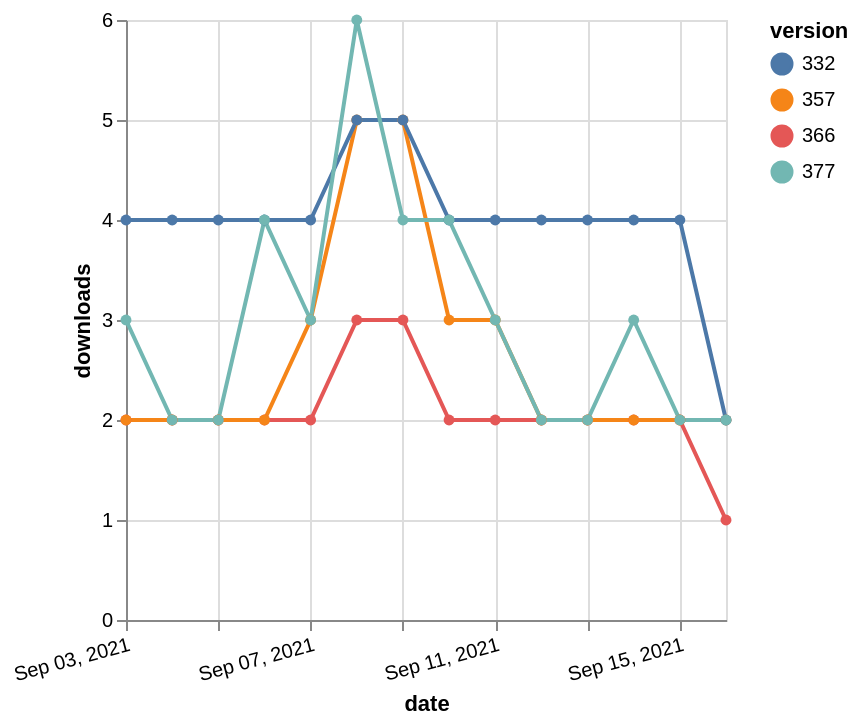

Vega-Lite specification stored for this chart:
### Vega-Lite specification from a JSON file in a GitHub repository (floating-point values rounded to 4 significant figures)
{"$schema": "https://vega.github.io/schema/vega-lite/v5.json", "description": "A simple bar chart with embedded data.", "data": {"values": [{"date": "2021-09-03", "total": 2428, "delta": 2, "version": "366"}, {"date": "2021-09-04", "total": 2430, "delta": 2, "version": "366"}, {"date": "2021-09-05", "total": 2432, "delta": 2, "version": "366"}, {"date": "2021-09-06", "total": 2434, "delta": 2, "version": "366"}, {"date": "2021-09-07", "total": 2436, "delta": 2, "version": "366"}, {"date": "2021-09-08", "total": 2439, "delta": 3, "version": "366"}, {"date": "2021-09-09", "total": 2442, "delta": 3, "version": "366"}, {"date": "2021-09-10", "total": 2444, "delta": 2, "version": "366"}, {"date": "2021-09-11", "total": 2446, "delta": 2, "version": "366"}, {"date": "2021-09-12", "total": 2448, "delta": 2, "version": "366"}, {"date": "2021-09-13", "total": 2450, "delta": 2, "version": "366"}, {"date": "2021-09-14", "total": 2452, "delta": 2, "version": "366"}, {"date": "2021-09-15", "total": 2454, "delta": 2, "version": "366"}, {"date": "2021-09-16", "total": 2455, "delta": 1, "version": "366"}, {"date": "2021-09-03", "total": 3567, "delta": 2, "version": "357"}, {"date": "2021-09-04", "total": 3569, "delta": 2, "version": "357"}, {"date": "2021-09-05", "total": 3571, "delta": 2, "version": "357"}, {"date": "2021-09-06", "total": 3573, "delta": 2, "version": "357"}, {"date": "2021-09-07", "total": 3576, "delta": 3, "version": "357"}, {"date": "2021-09-08", "total": 3581, "delta": 5, "version": "357"}, {"date": "2021-09-09", "total": 3586, "delta": 5, "version": "357"}, {"date": "2021-09-10", "total": 3589, "delta": 3, "version": "357"}, {"date": "2021-09-11", "total": 3592, "delta": 3, "version": "357"}, {"date": "2021-09-12", "total": 3594, "delta": 2, "version": "357"}, {"date": "2021-09-13", "total": 3596, "delta": 2, "version": "357"}, {"date": "2021-09-14", "total": 3598, "delta": 2, "version": "357"}, {"date": "2021-09-15", "total": 3600, "delta": 2, "version": "357"}, {"date": "2021-09-16", "total": 3602, "delta": 2, "version": "357"}, {"date": "2021-09-03", "total": 4991, "delta": 4, "version": "332"}, {"date": "2021-09-04", "total": 4995, "delta": 4, "version": "332"}, {"date": "2021-09-05", "total": 4999, "delta": 4, "version": "332"}, {"date": "2021-09-06", "total": 5003, "delta": 4, "version": "332"}, {"date": "2021-09-07", "total": 5007, "delta": 4, "version": "332"}, {"date": "2021-09-08", "total": 5012, "delta": 5, "version": "332"}, {"date": "2021-09-09", "total": 5017, "delta": 5, "version": "332"}, {"date": "2021-09-10", "total": 5021, "delta": 4, "version": "332"}, {"date": "2021-09-11", "total": 5025, "delta": 4, "version": "332"}, {"date": "2021-09-12", "total": 5029, "delta": 4, "version": "332"}, {"date": "2021-09-13", "total": 5033, "delta": 4, "version": "332"}, {"date": "2021-09-14", "total": 5037, "delta": 4, "version": "332"}, {"date": "2021-09-15", "total": 5041, "delta": 4, "version": "332"}, {"date": "2021-09-16", "total": 5043, "delta": 2, "version": "332"}, {"date": "2021-09-03", "total": 2736, "delta": 3, "version": "377"}, {"date": "2021-09-04", "total": 2738, "delta": 2, "version": "377"}, {"date": "2021-09-05", "total": 2740, "delta": 2, "version": "377"}, {"date": "2021-09-06", "total": 2744, "delta": 4, "version": "377"}, {"date": "2021-09-07", "total": 2747, "delta": 3, "version": "377"}, {"date": "2021-09-08", "total": 2753, "delta": 6, "version": "377"}, {"date": "2021-09-09", "total": 2757, "delta": 4, "version": "377"}, {"date": "2021-09-10", "total": 2761, "delta": 4, "version": "377"}, {"date": "2021-09-11", "total": 2764, "delta": 3, "version": "377"}, {"date": "2021-09-12", "total": 2766, "delta": 2, "version": "377"}, {"date": "2021-09-13", "total": 2768, "delta": 2, "version": "377"}, {"date": "2021-09-14", "total": 2771, "delta": 3, "version": "377"}, {"date": "2021-09-15", "total": 2773, "delta": 2, "version": "377"}, {"date": "2021-09-16", "total": 2775, "delta": 2, "version": "377"}]}, "width": "container", "mark": {"type": "line", "point": {"filled": true}}, "encoding": {"x": {"field": "date", "type": "temporal", "timeUnit": "yearmonthdate", "title": "date", "axis": {"labelAngle": -15}}, "y": {"field": "delta", "type": "quantitative", "title": "downloads"}, "color": {"field": "version", "type": "nominal"}, "tooltip": {"field": "delta"}}}
